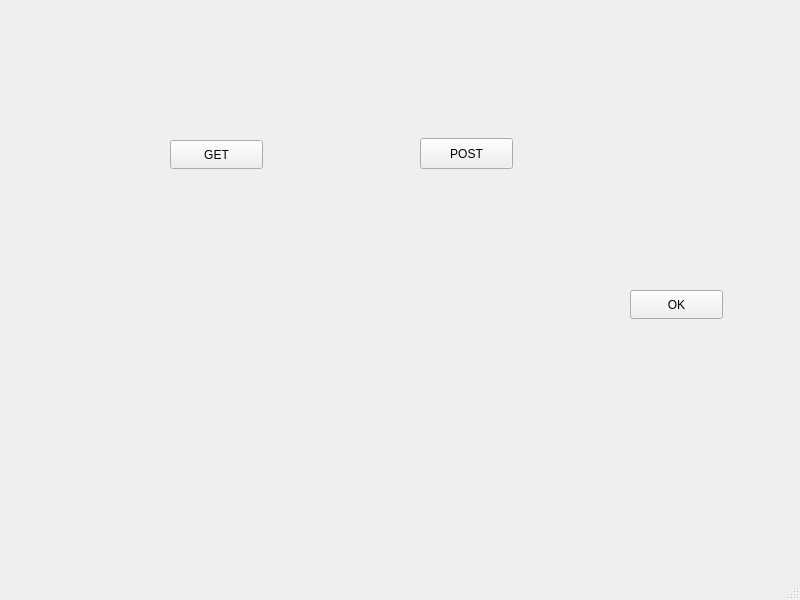
<?xml version="1.0" encoding="UTF-8"?>
<ui version="4.0">
 <class>HTTP</class>
 <widget class="QMainWindow" name="HTTP">
  <property name="geometry">
   <rect>
    <x>0</x>
    <y>0</y>
    <width>800</width>
    <height>600</height>
   </rect>
  </property>
  <property name="windowTitle">
   <string>MainWindow</string>
  </property>
  <widget class="QWidget" name="centralwidget">
   <widget class="QPushButton" name="pushButton">
    <property name="geometry">
     <rect>
      <x>630</x>
      <y>290</y>
      <width>93</width>
      <height>29</height>
     </rect>
    </property>
    <property name="text">
     <string>OK</string>
    </property>
   </widget>
   <widget class="QPushButton" name="pushButton_2">
    <property name="geometry">
     <rect>
      <x>170</x>
      <y>140</y>
      <width>93</width>
      <height>29</height>
     </rect>
    </property>
    <property name="text">
     <string>GET</string>
    </property>
   </widget>
   <widget class="QPushButton" name="pushButton_3">
    <property name="geometry">
     <rect>
      <x>420</x>
      <y>138</y>
      <width>93</width>
      <height>31</height>
     </rect>
    </property>
    <property name="text">
     <string>POST</string>
    </property>
   </widget>
  </widget>
  <widget class="QMenuBar" name="menubar">
   <property name="geometry">
    <rect>
     <x>0</x>
     <y>0</y>
     <width>800</width>
     <height>26</height>
    </rect>
   </property>
  </widget>
  <widget class="QStatusBar" name="statusbar"/>
 </widget>
 <resources/>
 <connections/>
</ui>
